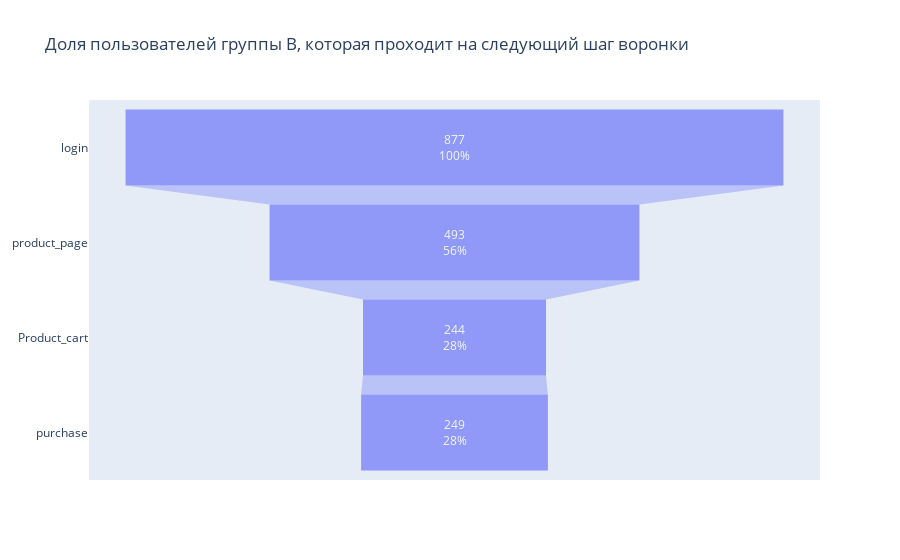

This figure's notebook cell:
### Markdown cell above
Группа А:
Со страницы регистрации в карточки товаров переходят 65% пользователей, из карточек товаров к покупке переходит 32% пользователей, 
к корзине переходит 30% пользователей.

Больше всего пользователей теряется на первом и втором шаге (35% и 33%). Пользователи могут переходить со страницы карточки товаров в оплату,минуя корзину.
Доля пользователей от первого события до оплаты 32%.

### Code cell
fig = go.Figure(go.Funnel(
    y = ["login", "product_page", "Product_cart", "purchase"],
    x = [877, 493, 244, 249],
    textposition = "inside",
    textinfo = "value+percent initial",
    opacity = 0.65))
fig.update_layout(title="Доля пользователей группы В, которая проходит на следующий шаг воронки")
fig.show()

### Figure 1 — Plotly figure (JSON) as saved in the notebook; plotly's stock layout.template omitted (floating-point values rounded to 4 significant figures)
{"data": [{"opacity": 0.65, "textinfo": "value+percent initial", "textposition": "inside", "type": "funnel", "x": [877, 493, 244, 249], "y": ["login", "product_page", "Product_cart", "purchase"]}], "layout": {"title": {"text": "Доля пользователей группы В, которая проходит на следующий шаг воронки"}}}
